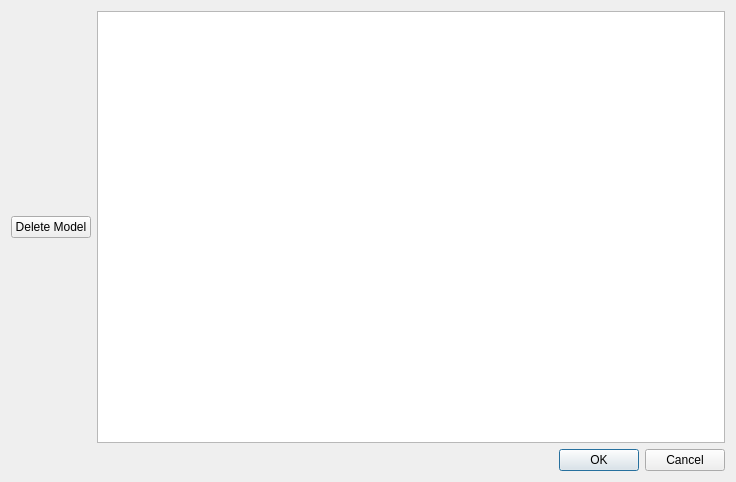
<?xml version="1.0" encoding="UTF-8"?>
<ui version="4.0">
 <class>OpenModelDialog</class>
 <widget class="QDialog" name="OpenModelDialog">
  <property name="geometry">
   <rect>
    <x>0</x>
    <y>0</y>
    <width>736</width>
    <height>482</height>
   </rect>
  </property>
  <property name="windowTitle">
   <string>Open Model</string>
  </property>
  <layout class="QVBoxLayout" name="verticalLayout_2">
   <item>
    <layout class="QHBoxLayout" name="horizontalLayout_4">
     <item>
      <layout class="QVBoxLayout" name="verticalLayout">
       <item>
        <widget class="QPushButton" name="deleteModel">
         <property name="text">
          <string>Delete Model</string>
         </property>
        </widget>
       </item>
      </layout>
     </item>
     <item>
      <widget class="QListView" name="modelList"/>
     </item>
    </layout>
   </item>
   <item>
    <widget class="QDialogButtonBox" name="buttonBox">
     <property name="orientation">
      <enum>Qt::Horizontal</enum>
     </property>
     <property name="standardButtons">
      <set>QDialogButtonBox::Cancel|QDialogButtonBox::Ok</set>
     </property>
     <property name="centerButtons">
      <bool>false</bool>
     </property>
    </widget>
   </item>
  </layout>
 </widget>
 <resources/>
 <connections>
  <connection>
   <sender>buttonBox</sender>
   <signal>accepted()</signal>
   <receiver>OpenModelDialog</receiver>
   <slot>accept()</slot>
   <hints>
    <hint type="sourcelabel">
     <x>248</x>
     <y>254</y>
    </hint>
    <hint type="destinationlabel">
     <x>157</x>
     <y>274</y>
    </hint>
   </hints>
  </connection>
  <connection>
   <sender>buttonBox</sender>
   <signal>rejected()</signal>
   <receiver>OpenModelDialog</receiver>
   <slot>reject()</slot>
   <hints>
    <hint type="sourcelabel">
     <x>316</x>
     <y>260</y>
    </hint>
    <hint type="destinationlabel">
     <x>286</x>
     <y>274</y>
    </hint>
   </hints>
  </connection>
 </connections>
</ui>
